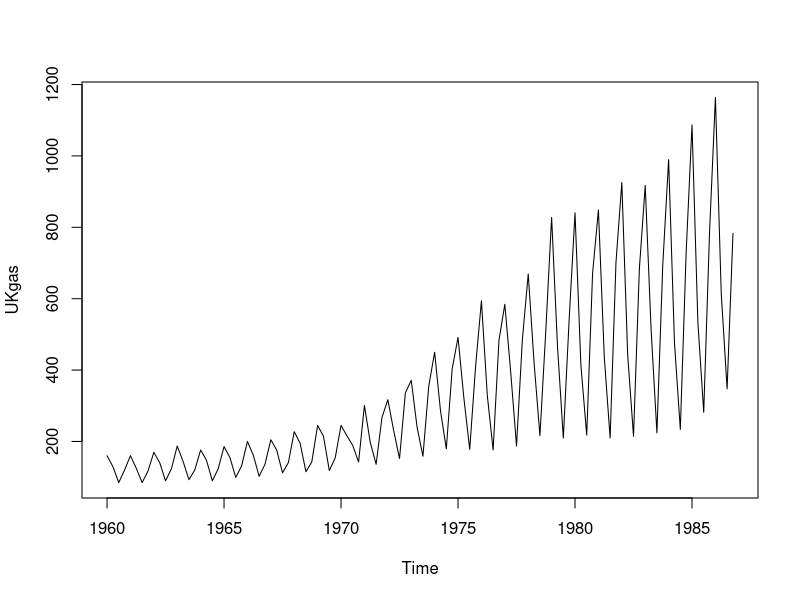
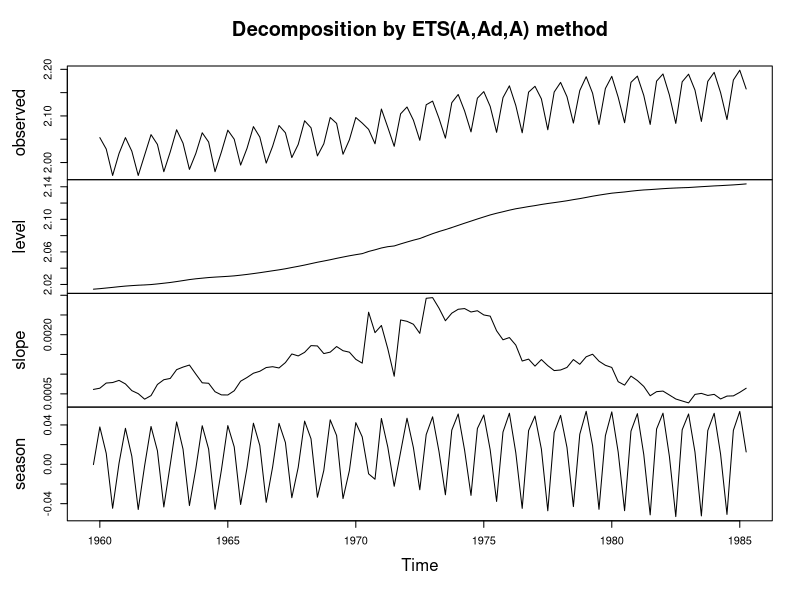
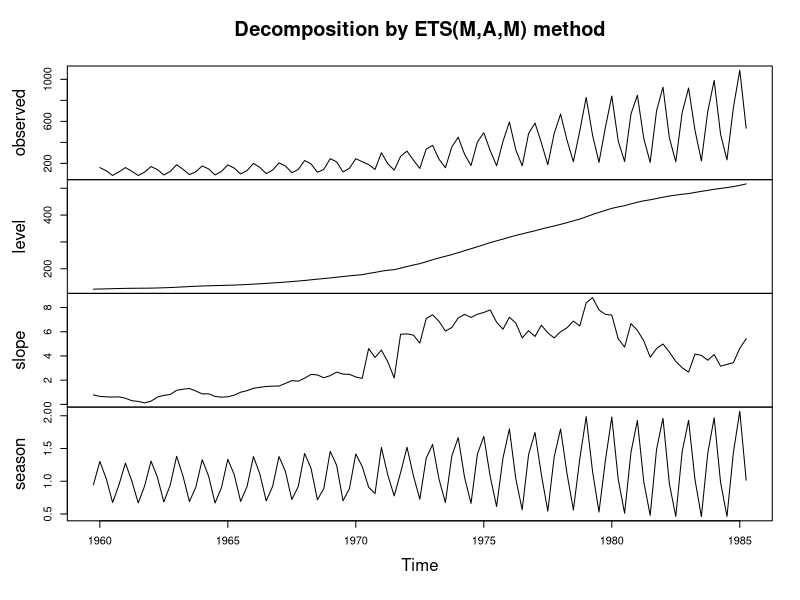
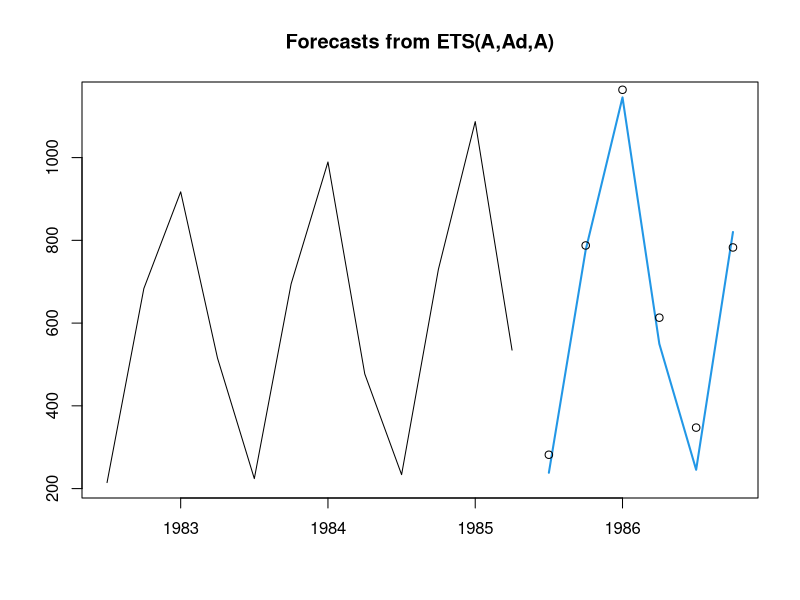
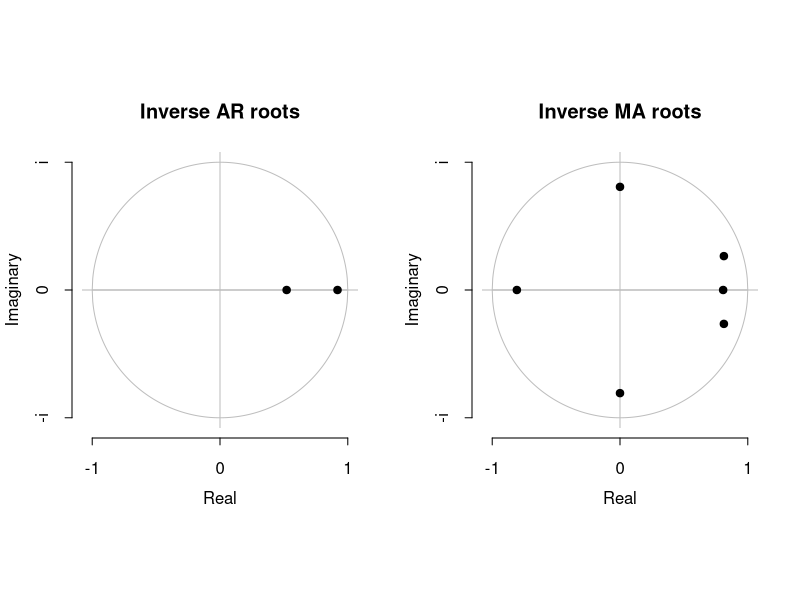
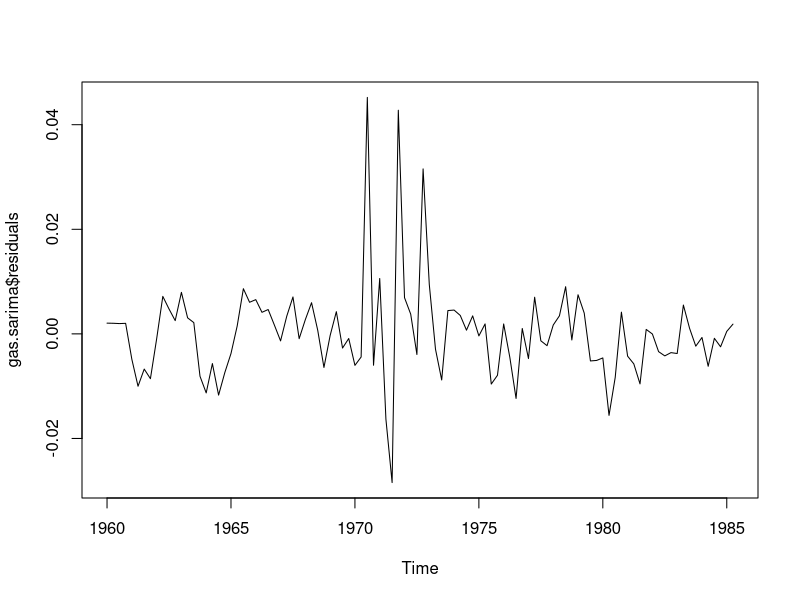
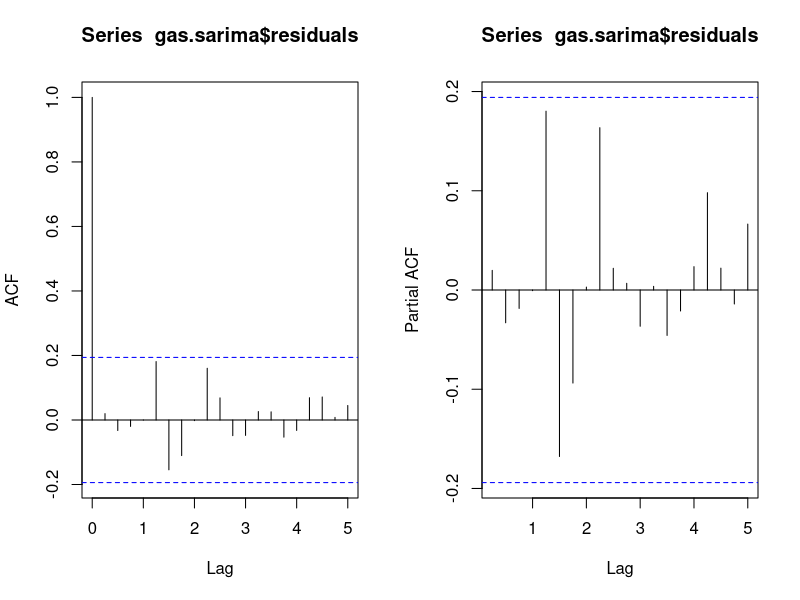
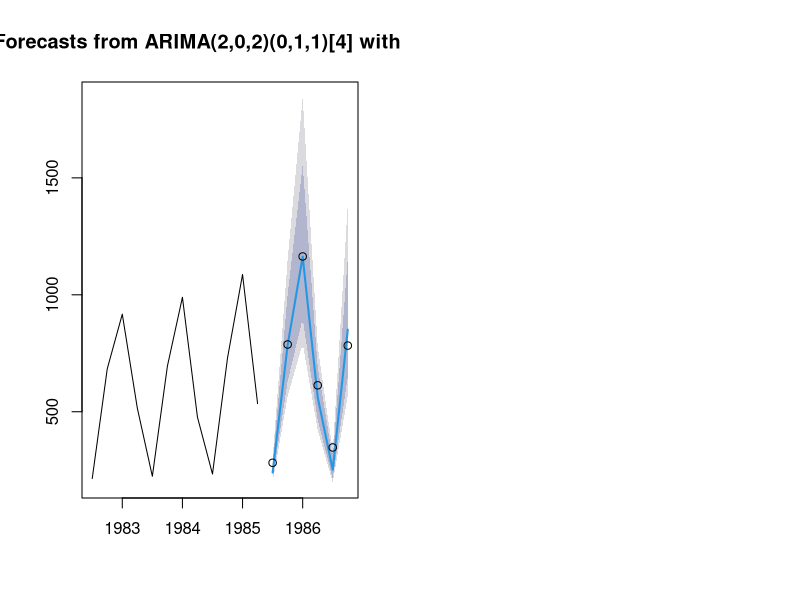

Write R code to recreate these figures, in order.
## ---- chunk 1
#| output: false
library(forecast)
library(MASS)
library(tseries)
## ---- chunk 2
plot(UKgas)
gas.train <- window(UKgas,end=1985.25)
gas.test <- window(UKgas,start=1985.5)
## ---- chunk 3
ets.aaa <- ets(gas.train,model='AAA',lambda='auto')
summary(ets.aaa)
plot(ets.aaa)
## ---- chunk 4
ets.zam <- ets(gas.train,model='ZAM',lambda=NULL)
summary(ets.zam)
plot(ets.zam)
## ---- chunk 5
ets.zzz <- ets(gas.train,model='ZZZ',lambda='auto',biasadj=TRUE)
summary(ets.zzz)
## ---- chunk 6
plot(forecast(ets.zzz,h=6),include=12,PI=FALSE)
points(gas.test)
## ---- chunk 7
gas.sarima <- auto.arima(gas.train,approximation=FALSE,stepwise=FALSE,seasonal=TRUE,lambda='auto')
summary(gas.sarima)
## ---- chunk 8
plot(gas.sarima)
plot(gas.sarima$residuals)
suppressWarnings(adf.test(gas.sarima$residuals))
suppressWarnings(kpss.test(gas.sarima$residuals))
Box.test(gas.sarima$residuals,type='Ljung')
par(mfrow=c(1,2))
acf(gas.sarima$residuals)
pacf(gas.sarima$residuals)
## ---- chunk 9
plot(forecast(gas.sarima,h=6),include=12)
points(gas.test)
## ---- chunk 10
forecast(gas.sarima,h=6)
## ---- chunk 11
#ETS metrics
c(is.rmse=sqrt(mean((gas.train-ets.zzz$fitted)^2)),
  oos.rmse=sqrt(mean((gas.test-forecast(ets.zzz,h=6)$mean)^2)))

#SARIMA metrics
c(is.rmse=sqrt(mean((gas.train-gas.sarima$fitted)^2)),
  oos.rmse=sqrt(mean((gas.test-forecast(gas.sarima,h=6)$mean)^2)))
